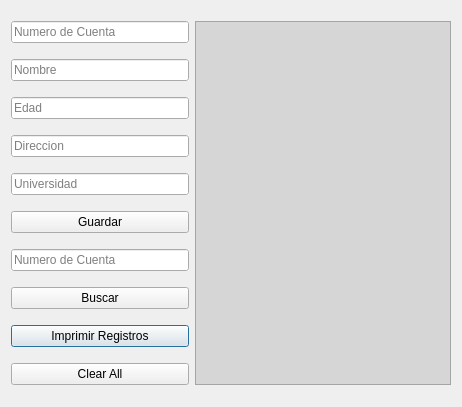
<?xml version="1.0" encoding="UTF-8"?>
<ui version="4.0">
 <class>tarea2</class>
 <widget class="QDialog" name="tarea2">
  <property name="geometry">
   <rect>
    <x>0</x>
    <y>0</y>
    <width>462</width>
    <height>407</height>
   </rect>
  </property>
  <property name="windowTitle">
   <string>Dialog</string>
  </property>
  <layout class="QGridLayout" name="gridLayout">
   <item row="9" column="1">
    <widget class="QPushButton" name="printBtn">
     <property name="text">
      <string>Imprimir Registros</string>
     </property>
    </widget>
   </item>
   <item row="1" column="1">
    <widget class="QLineEdit" name="cuentaline">
     <property name="accessibleDescription">
      <string/>
     </property>
     <property name="autoFillBackground">
      <bool>true</bool>
     </property>
     <property name="text">
      <string/>
     </property>
     <property name="placeholderText">
      <string>Numero de Cuenta</string>
     </property>
    </widget>
   </item>
   <item row="3" column="1">
    <widget class="QLineEdit" name="edadline">
     <property name="accessibleDescription">
      <string/>
     </property>
     <property name="autoFillBackground">
      <bool>true</bool>
     </property>
     <property name="text">
      <string/>
     </property>
     <property name="placeholderText">
      <string>Edad</string>
     </property>
    </widget>
   </item>
   <item row="6" column="1">
    <widget class="QPushButton" name="savebtn">
     <property name="text">
      <string>Guardar</string>
     </property>
    </widget>
   </item>
   <item row="4" column="1">
    <widget class="QLineEdit" name="direccionline">
     <property name="accessibleDescription">
      <string/>
     </property>
     <property name="autoFillBackground">
      <bool>true</bool>
     </property>
     <property name="text">
      <string/>
     </property>
     <property name="placeholderText">
      <string>Direccion</string>
     </property>
    </widget>
   </item>
   <item row="5" column="1">
    <widget class="QLineEdit" name="universidadline">
     <property name="accessibleDescription">
      <string/>
     </property>
     <property name="autoFillBackground">
      <bool>true</bool>
     </property>
     <property name="text">
      <string/>
     </property>
     <property name="placeholderText">
      <string>Universidad</string>
     </property>
    </widget>
   </item>
   <item row="7" column="1">
    <widget class="QLineEdit" name="searchline">
     <property name="accessibleDescription">
      <string/>
     </property>
     <property name="autoFillBackground">
      <bool>true</bool>
     </property>
     <property name="text">
      <string/>
     </property>
     <property name="placeholderText">
      <string>Numero de Cuenta</string>
     </property>
    </widget>
   </item>
   <item row="8" column="1">
    <widget class="QPushButton" name="buscarbtn">
     <property name="text">
      <string>Buscar</string>
     </property>
    </widget>
   </item>
   <item row="2" column="1">
    <widget class="QLineEdit" name="nombreline">
     <property name="accessibleDescription">
      <string/>
     </property>
     <property name="autoFillBackground">
      <bool>true</bool>
     </property>
     <property name="text">
      <string/>
     </property>
     <property name="placeholderText">
      <string>Nombre</string>
     </property>
    </widget>
   </item>
   <item row="10" column="1">
    <widget class="QPushButton" name="clearBtn">
     <property name="text">
      <string>Clear All</string>
     </property>
    </widget>
   </item>
   <item row="1" column="2" rowspan="10">
    <widget class="QPlainTextEdit" name="plainTextEdit">
     <property name="autoFillBackground">
      <bool>false</bool>
     </property>
     <property name="styleSheet">
      <string notr="true">background-color:rgb(214, 214, 214)</string>
     </property>
     <property name="tabChangesFocus">
      <bool>true</bool>
     </property>
     <property name="readOnly">
      <bool>true</bool>
     </property>
     <property name="backgroundVisible">
      <bool>false</bool>
     </property>
    </widget>
   </item>
  </layout>
 </widget>
 <resources/>
 <connections/>
</ui>
